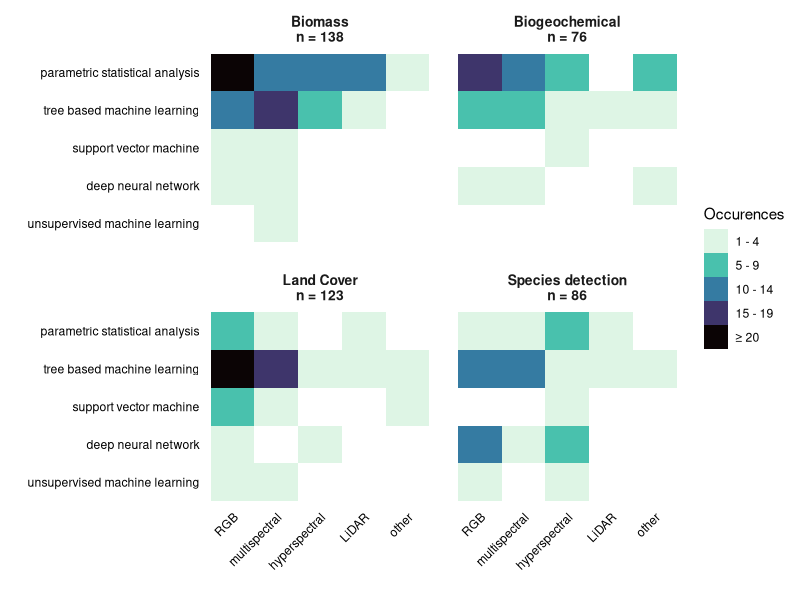
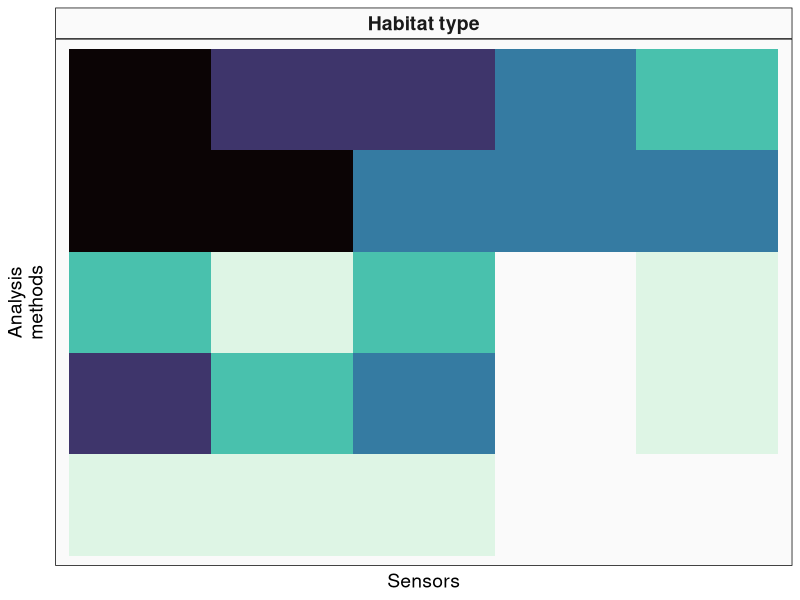
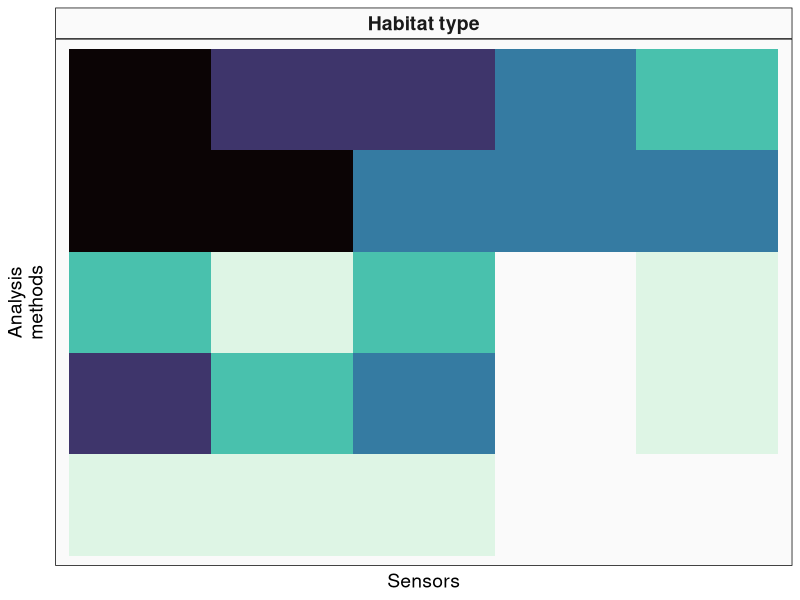
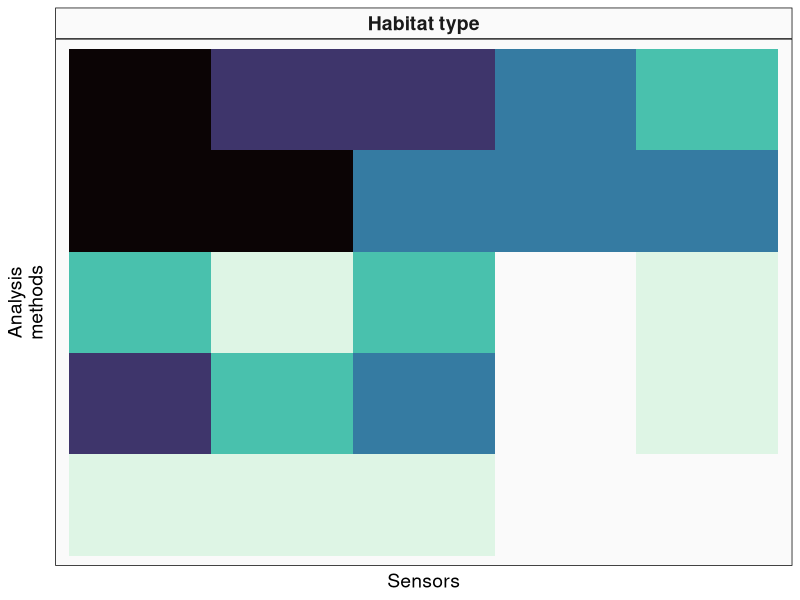

Generate these figures, in order, with R:
### load packages

library(tidyverse)
library(ggplot2)
library(readxl)
library(RColorBrewer)
library(viridis)

################################################################################

### directly read the excel file and select rows for metadata (only once per DOI) and other data:
excel <- read_excel("data/data_extraction/data_extraction_final.xlsx", skip = 1, na = c("","NA"))
meta <- excel[,c(2:10,18:20,39:41)]
data <- excel[,c(2,11:17,21:37)]


### delete now empty rows to receive a "true" metadata table for our 272 articles
meta <- filter(meta, !(is.na(Title)))

### make variables into factors
str(meta)
meta[,c(2,6,8:14)] <- meta[,c(2,6,8:14)] |>
  mutate_if(sapply(meta[,c(2,6,8:14)], is.character), as.factor)


str(data)
data[,c(2:7,9:13,15:25)] <- data[,c(2:7,9:13,15:25)] |>
  mutate_if(sapply(data[,c(2:7,9:13,15:25)], is.character), as.factor)

table(data$algorithm_grouped)

################################################################################

### heatmaps of algorithm x sensor for all analysed traits (Biomass, land cover etc)

### we need following data:DOI, habitat quality, algorithm grouped and Sensor

combi <- data |>
  select(DOI, Sensor, Habitat_quality_grouped, algorithm_grouped) |>
  filter(!(is.na(algorithm_grouped) & is.na(Habitat_quality_grouped) & is.na(Sensor))) |> 
  group_by(DOI) |>                                      ### group articles by DOI 
  fill(algorithm_grouped,.direction = "down") |>        ### fill NAs by the variable that sits above 
  fill(Habitat_quality_grouped,.direction = "down") |>
  fill(Sensor, .direction = "down") |>
  ungroup()
           
table(combi$Sensor)

### combine custom / other sensor types
combi$Sensor <- case_when(
  combi$Sensor %in% c("hyperspectral", "hyperspectral (panchromatic)") ~ "hyperspectral",
  combi$Sensor == "multispectral" ~ "multispectral",
  combi$Sensor == "LiDAR" ~ "LiDAR",
  combi$Sensor == "RGB" ~ "RGB",
  combi$Sensor == "missing" ~ "missing",
  TRUE ~ "other"
)
table(combi$Sensor)

### define levels for algorithm and sensor
combi$Sensor <- factor(combi$Sensor,
                       levels = c("RGB", "multispectral", "hyperspectral", "LiDAR", "other", "missing"))



### combine algorithm types:

table(combi$algorithm_grouped)

### rename algorithms
combi$algorithm_grouped <- case_when(
  combi$algorithm_grouped %in% c("linear", "Non-linear") ~ "parametric statistical analysis",
  combi$algorithm_grouped == "tree" ~ "tree based machine learning",
  combi$algorithm_grouped == "svm" ~ "support vector machine",
  combi$algorithm_grouped %in% c("nn", "dlnn") ~ "deep neural network",
  combi$algorithm_grouped == "unsupervised" ~ "unsupervised machine learning",
  combi$algorithm_grouped == "missing" ~ "missing",
  TRUE ~ "other"
)

## sort factors for algorithms and habitat qualities
combi$algorithm_grouped <- factor(combi$algorithm_grouped,
                                  levels = c("missing","other",
                                             "unsupervised machine learning",
                                             "deep neural network",
                                             "support vector machine",
                                             "tree based machine learning",
                                             "parametric statistical analysis"))

combi$Habitat_quality_grouped <- factor(combi$Habitat_quality_grouped,
                                        levels = c("Biomass", "Biogeochemical", "Land Cover", "Species detection", "Other"))


table(combi$Sensor)
table(combi$algorithm_grouped)

######################################################

### create a new dataframe with observations counts for the use of algorithms per sensor
obs <- combi |>
  select(Habitat_quality_grouped, Sensor, algorithm_grouped) |>
  count(Sensor, algorithm_grouped, Habitat_quality_grouped) |>
  filter(Habitat_quality_grouped %in% c("Biogeochemical", "Biomass", "Land Cover", "Species detection"))  |>
  filter(Sensor %in% c("RGB", "multispectral", "hyperspectral", "LiDAR", "other")) |>
  filter(algorithm_grouped %in% c("deep neural network",
                                  "support vector machine",
                                  "unsupervised machine learning",
                                  "tree based machine learning",
                                  "parametric statistical analysis")) |>
  mutate(n = cut(n, breaks = c(1,5,10,15,20,50), right = F))

## rename number of obersations to prettier names
obs$n <- case_when(
  obs$n == "[1,5)" ~ "1 - 4",
  obs$n == "[5,10)" ~ "5 - 9",
  obs$n == "[10,15)" ~ "10 - 14",
  obs$n == "[15,20)" ~ "15 - 19",
  obs$n == "[20,50)" ~ "≥ 20",
  TRUE ~ "other"
)
obs
obs$n <- factor(obs$n,
                 levels = c("1 - 4","5 - 9","10 - 14","15 - 19","≥ 20"))

### define labels with number of observations for the habitat facets
table(combi$Habitat_quality_grouped)
habitats <- c(
  "Biomass" = "Biomass\nn = 138",
  "Biogeochemical" = "Biogeochemical\nn = 76",
  "Land Cover" = "Land Cover\nn = 123",
  "Species detection" = "Species detection\nn = 86"
)


### make a ggplot plot
ggplot(data = obs, aes(x = Sensor, y = algorithm_grouped, fill = n)) + 
  geom_tile() +
  facet_wrap(vars(Habitat_quality_grouped), 
             labeller = labeller(Habitat_quality_grouped = habitats))+
  # scale_fill_gradient(low = "#fef0d9", high = "#cb181d") + ### if gradient scale should be used
  scale_fill_viridis(discrete = T, option = "G", direction = -1) +
  labs(x = "", y = "", fill = "Occurences")+
  theme_minimal()+
  theme(axis.text.x = element_text(angle = 45, hjust = 1, color = "black"),
        axis.text.y = element_text(color = "black"),
        panel.grid.major = element_blank(),
        strip.text = element_text(size = 10,face = "bold"),
        panel.spacing = unit(1, "lines"))
        



#ggsave("figures/analysis.pdf", width = 16, height = 12, units = "cm")


################################################################################
### additional plot for presentationa

### count observations

### create a new dataframe with observations counts for the use of algorithms per sensor
obs <- combi |>
  select(Habitat_quality_grouped, Sensor, algorithm_grouped) |>
  count(Sensor, algorithm_grouped) |>
  filter(Sensor %in% c("RGB", "multispectral", "hyperspectral", "LiDAR", "other")) |>
  filter(algorithm_grouped %in% c("deep neural network",
                                  "support vector machine",
                                  "unsupervised machine learning",
                                  "tree based machine learning",
                                  "parametric statistical analysis")) |>
  mutate(n = cut(n, breaks = c(1,5,10,20,50,100), right = F))

## rename number of obersations to prettier names
obs$n <- case_when(
  obs$n == "[1,5)" ~ "1 - 4",
  obs$n == "[5,10)" ~ "5 - 9",
  obs$n == "[10,20)" ~ "10 - 19",
  obs$n == "[20,50)" ~ "20 - 49",
  obs$n == "[50,100)" ~ "≥ 50",
  TRUE ~ "other"
)
obs
obs$n <- factor(obs$n,
                levels = c("1 - 4","5 - 9","10 - 19","20 - 49","≥ 50"))



obs$title <- "Habitat type"
### make a ggplot plot
ggplot(data = obs, aes(x = Sensor, y = algorithm_grouped, fill = n)) + 
  geom_tile() +
  # scale_fill_gradient(low = "#fef0d9", high = "#cb181d") + ### if gradient scale should be used
  scale_fill_viridis(discrete = T, option = "G", direction = -1) +
  labs(x = "Sensors", y = "Analysis\nmethods", fill = "Occurences")+
  theme_minimal()+
  theme(axis.text.x = element_blank(),
        axis.text.y = element_blank(),
        panel.grid.major = element_blank(),
        strip.text = element_text(size = 10,face = "bold"),
        panel.spacing = unit(1, "lines"),
        axis.title=element_text(size=14))+
  theme(legend.position="none")+
 #ggtitle("Habitat type")+
  #theme(plot.title = element_text(size = 14, hjust = 0.5))+
  facet_grid(.~ title)+
  theme(strip.background = element_rect(fill = "#fafafa"),
        panel.background = element_rect(fill = "#fafafa"),
        plot.background = element_rect(fill= "transparent", color=NA))+
  theme(strip.text = element_text(size = 14))

ggsave("figures/analysis_simple.pdf", width = 6, height = 6, units = "cm", bg = "transparent")
ggsave("figures/analysis_simple.png", width = 6, height = 6, units = "cm", bg = "transparent")
